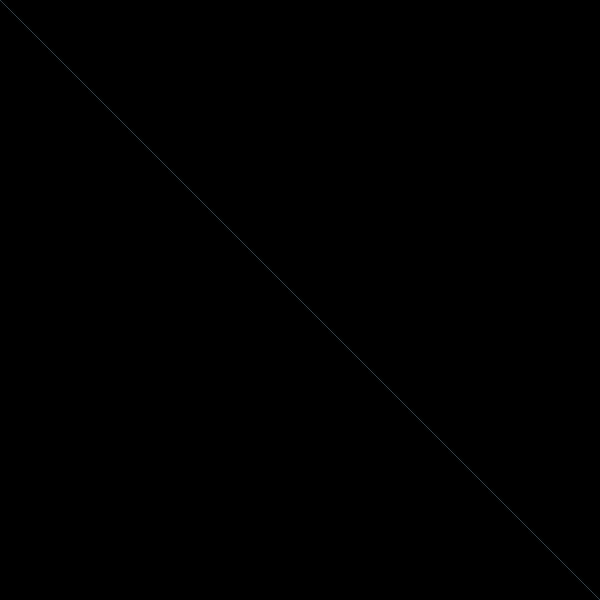
Frame 1 (no input)
Frame 60 (the mouse pressed at the canvas centre just before this capture): identical to frame 1, image omitted
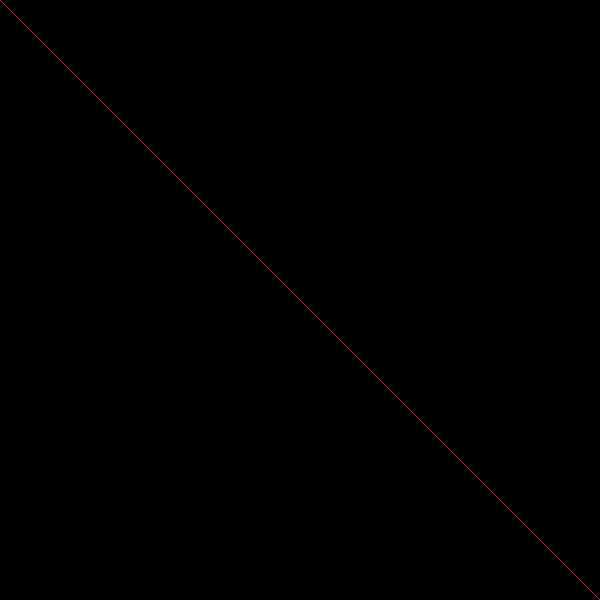
Frame 120 (the mouse held since frame 60 and released just before this capture)

The Processing sketch that drew these frames (run headless with seeded random() and noise(); from frame 60 on, the mouse is pressed at the canvas centre):

// Processing sketch: sketch_170916a
// ── sketch_170916a.pde
// referente : DIY Girls 17
// openprocessing.org


void setup () {

  size (600, 600);
  noSmooth ();
  background (0);
}

void draw () {
  if (mousePressed) {
    stroke(150, 40, 80);
  } else {
    stroke (50, 70, 80);
  }
  line (mouseX, mouseY, 0, 0);
    
  line(mouseX, mouseY , 600,600);
  }

void keyPressed () {
  if (key == 's') {
    background (0);
  }
}
